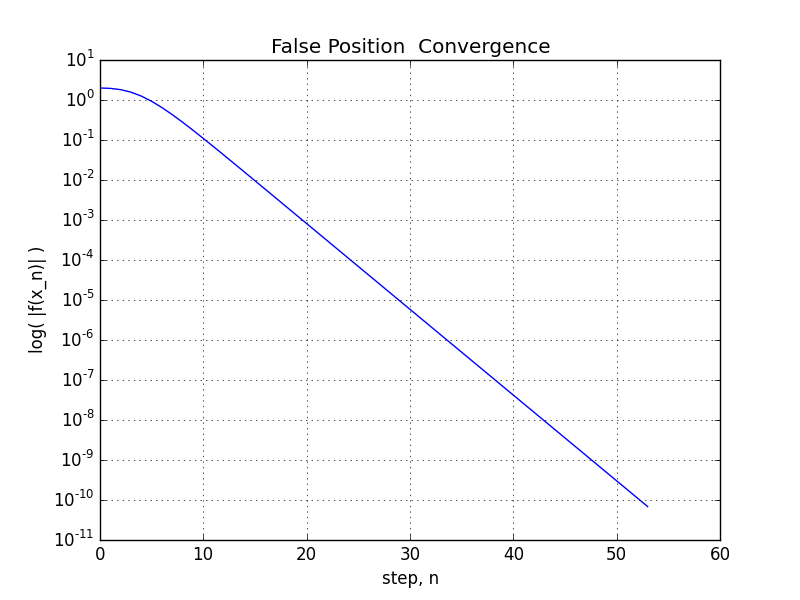

Python code for this plot:
import matplotlib.pyplot as plt
def func(x):
  return x**4 - 2
def false_position(a, b, thresh, max_step, f):
  itr = []
  diffs = []
  x1 = a
  x2 = b
  val1 = f(x1)
  val2 = f(x2)
  # Swap values
  if( val1 > 0 ):
    x1, x2, val1, val2 = x2, x1, val2, val1
  for i in range(max_step):
    x_new = x1 + (x2 - x1)*val1/(val1 - val2)
    val_new = f(x_new)
    itr.append(i)
    diffs.append(abs(val_new))
    if( abs(val_new) < thresh):
      return x_new, itr, diffs
    if( val_new <  0 ):
      x1 = x_new
      val1 = val_new
    else:
      x2 = x_new
      val2 = val_new
  return x_new, itr, diffs
x, itr, diffs = false_position( 0, 2, 1e-10, 300, func)
print(x)
print(len(itr))
plt.plot(itr, diffs)
plt.gca().set_yscale('log')
plt.grid()
plt.title('False Position  Convergence')
plt.ylabel('log( |f(x_n)| )')
plt.xlabel('step, n')
plt.savefig('Problem4c.png')
plt.show()
